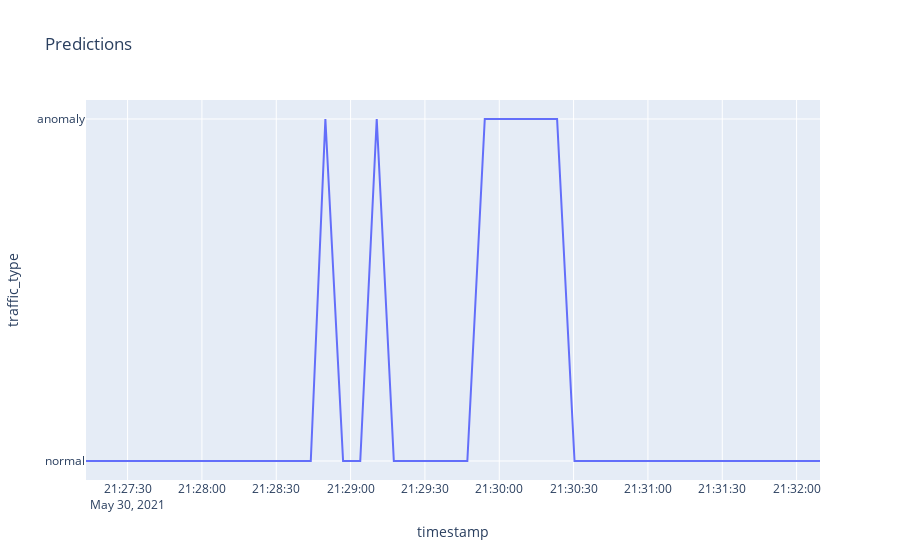
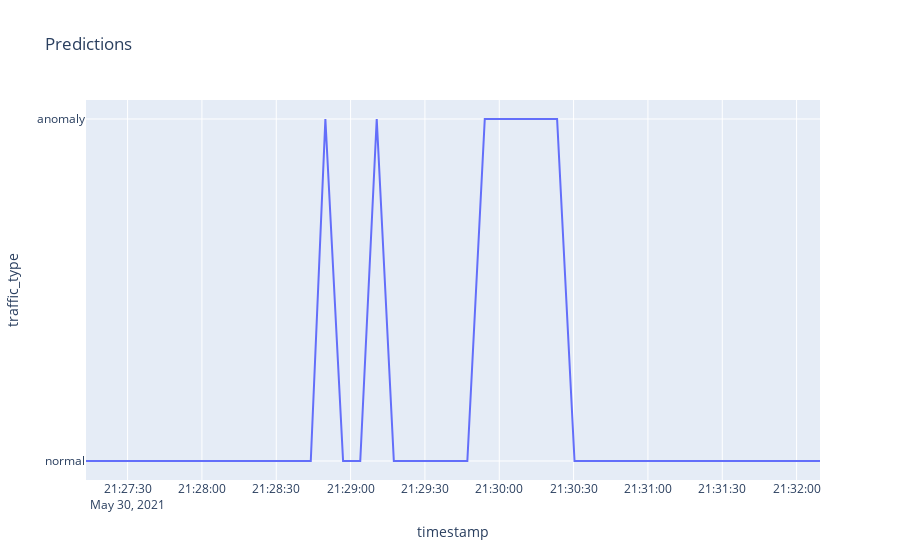
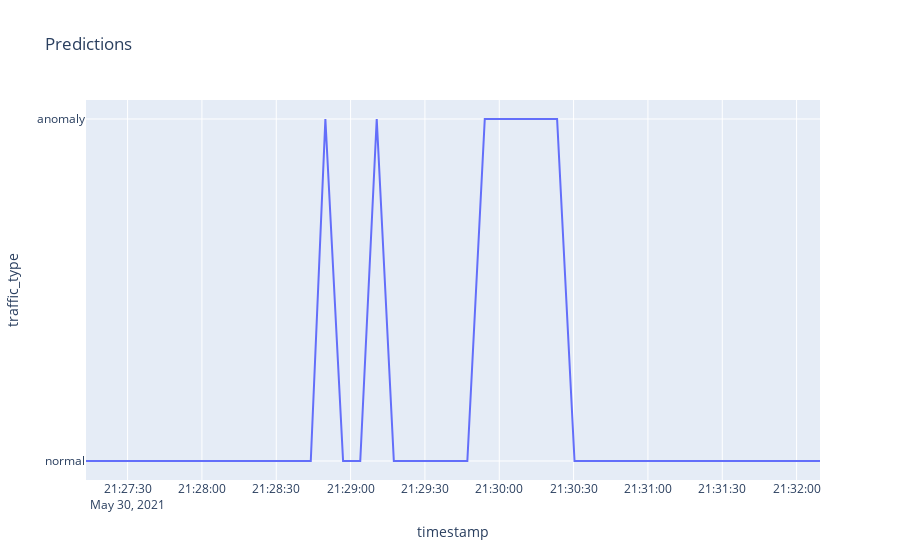
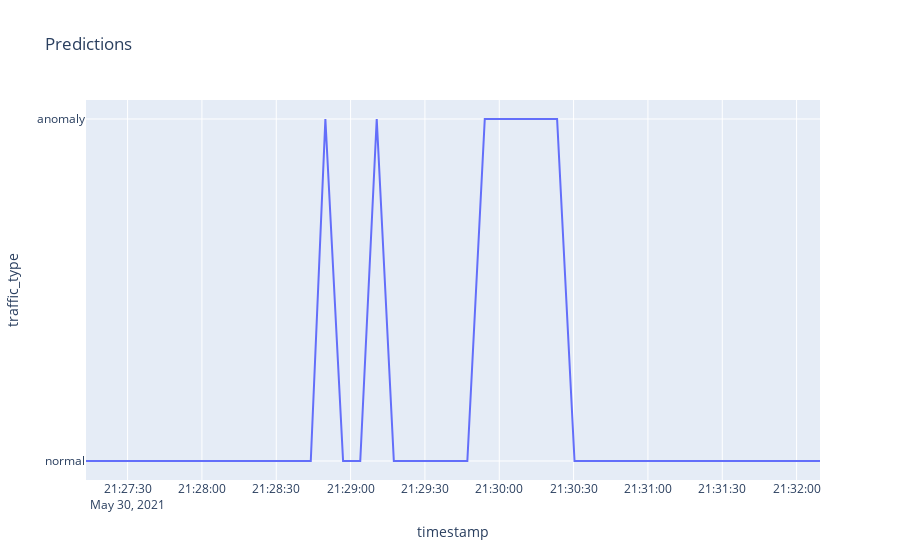

The notebook cell saved with these charts, in order:
### Code cell
import pandas as pd
import time
import plotly.express as px
#Load dataset
dataset1 = pd.read_csv("SVM/labelled.csv")
features = dataset1.columns.tolist()
features.remove('timestamp'), features.remove('traffic_type')
print(features)

#Import Random Forest Model
from sklearn.ensemble import RandomForestClassifier

clf = RandomForestClassifier(n_estimators=100)

#Train the model using the training sets
clf.fit(dataset1[features], dataset1['traffic_type'])
def periodic_work(interval):
    while True:
        #Predict for test dataset
        dataset2 = pd.read_csv("SVM/data.csv")
        pred = clf.predict(dataset2[features])
        dataset2['traffic_type'] = pred
        dataset2.to_csv('predicted_rf.csv')
        df = pd.read_csv('predicted_rf.csv')
        fig = px.line(df, x = 'timestamp', y = 'traffic_type', title = 'Predictions')
        fig.show()
        
        time.sleep(interval)


periodic_work(0.5)

### Figure 1 — Plotly figure (JSON) as saved in the notebook; plotly's stock layout.template omitted (floating-point values rounded to 4 significant figures)
{"data": [{"hovertemplate": "timestamp=%{x}<br>traffic_type=%{y}<extra></extra>", "legendgroup": "", "line": {"color": "#636efa", "dash": "solid"}, "mode": "lines", "name": "", "orientation": "v", "showlegend": false, "type": "scatter", "x": ["2021-05-30 21:27:13.218725", "2021-05-30 21:27:17.629372", "2021-05-30 21:27:22.168447", "2021-05-30 21:27:27.992574", "2021-05-30 21:27:34.816549", "2021-05-30 21:27:41.307710", "2021-05-30 21:27:48.566926", "2021-05-30 21:27:55.851850", "2021-05-30 21:28:01.423724", "2021-05-30 21:28:07.244659", "2021-05-30 21:28:12.925459", "2021-05-30 21:28:19.200327", "2021-05-30 21:28:25.087042", "2021-05-30 21:28:31.270736", "2021-05-30 21:28:38.128323", "2021-05-30 21:28:43.931746", "2021-05-30 21:28:49.825489", "2021-05-30 21:28:56.972796", "2021-05-30 21:29:03.900216", "2021-05-30 21:29:10.549158", "2021-05-30 21:29:17.453771", "2021-05-30 21:29:24.775220", "2021-05-30 21:29:34.162156", "2021-05-30 21:29:40.658474", "2021-05-30 21:29:47.117675", "2021-05-30 21:29:54.152883", "2021-05-30 21:30:00.369982", "2021-05-30 21:30:05.997116", "2021-05-30 21:30:11.515123", "2021-05-30 21:30:17.182617", "2021-05-30 21:30:23.343700", "2021-05-30 21:30:30.372758", "2021-05-30 21:30:36.399004", "2021-05-30 21:30:43.679237", "2021-05-30 21:30:49.697150", "2021-05-30 21:30:56.713608", "2021-05-30 21:31:03.292389", "2021-05-30 21:31:10.621579", "2021-05-30 21:31:16.544362", "2021-05-30 21:31:23.101397", "2021-05-30 21:31:30.220103", "2021-05-30 21:31:36.511705", "2021-05-30 21:31:41.079873", "2021-05-30 21:31:45.376142", "2021-05-30 21:31:50.113328", "2021-05-30 21:31:54.807172", "2021-05-30 21:31:59.667512", "2021-05-30 21:32:04.174250", "2021-05-30 21:32:09.443543"], "xaxis": "x", "y": ["normal", "normal", "normal", "normal", "normal", "normal", "normal", "normal", "normal", "normal", "normal", "normal", "normal", "normal", "normal", "normal", "anomaly", "normal", "normal", "anomaly", "normal", "normal", "normal", "normal", "normal", "anomaly", "anomaly", "anomaly", "anomaly", "anomaly", "anomaly", "normal", "normal", "normal", "normal", "normal", "normal", "normal", "normal", "normal", "normal", "normal", "normal", "normal", "normal", "normal", "normal", "normal", "normal"], "yaxis": "y"}], "layout": {"legend": {"tracegroupgap": 0}, "title": {"text": "Predictions"}, "xaxis": {"anchor": "y", "domain": [0, 1], "title": {"text": "timestamp"}}, "yaxis": {"anchor": "x", "domain": [0, 1], "title": {"text": "traffic_type"}}}}

### Figure 2 — Plotly figure (JSON) as saved in the notebook; plotly's stock layout.template omitted (floating-point values rounded to 4 significant figures)
{"data": [{"hovertemplate": "timestamp=%{x}<br>traffic_type=%{y}<extra></extra>", "legendgroup": "", "line": {"color": "#636efa", "dash": "solid"}, "mode": "lines", "name": "", "orientation": "v", "showlegend": false, "type": "scatter", "x": ["2021-05-30 21:27:13.218725", "2021-05-30 21:27:17.629372", "2021-05-30 21:27:22.168447", "2021-05-30 21:27:27.992574", "2021-05-30 21:27:34.816549", "2021-05-30 21:27:41.307710", "2021-05-30 21:27:48.566926", "2021-05-30 21:27:55.851850", "2021-05-30 21:28:01.423724", "2021-05-30 21:28:07.244659", "2021-05-30 21:28:12.925459", "2021-05-30 21:28:19.200327", "2021-05-30 21:28:25.087042", "2021-05-30 21:28:31.270736", "2021-05-30 21:28:38.128323", "2021-05-30 21:28:43.931746", "2021-05-30 21:28:49.825489", "2021-05-30 21:28:56.972796", "2021-05-30 21:29:03.900216", "2021-05-30 21:29:10.549158", "2021-05-30 21:29:17.453771", "2021-05-30 21:29:24.775220", "2021-05-30 21:29:34.162156", "2021-05-30 21:29:40.658474", "2021-05-30 21:29:47.117675", "2021-05-30 21:29:54.152883", "2021-05-30 21:30:00.369982", "2021-05-30 21:30:05.997116", "2021-05-30 21:30:11.515123", "2021-05-30 21:30:17.182617", "2021-05-30 21:30:23.343700", "2021-05-30 21:30:30.372758", "2021-05-30 21:30:36.399004", "2021-05-30 21:30:43.679237", "2021-05-30 21:30:49.697150", "2021-05-30 21:30:56.713608", "2021-05-30 21:31:03.292389", "2021-05-30 21:31:10.621579", "2021-05-30 21:31:16.544362", "2021-05-30 21:31:23.101397", "2021-05-30 21:31:30.220103", "2021-05-30 21:31:36.511705", "2021-05-30 21:31:41.079873", "2021-05-30 21:31:45.376142", "2021-05-30 21:31:50.113328", "2021-05-30 21:31:54.807172", "2021-05-30 21:31:59.667512", "2021-05-30 21:32:04.174250", "2021-05-30 21:32:09.443543"], "xaxis": "x", "y": ["normal", "normal", "normal", "normal", "normal", "normal", "normal", "normal", "normal", "normal", "normal", "normal", "normal", "normal", "normal", "normal", "anomaly", "normal", "normal", "anomaly", "normal", "normal", "normal", "normal", "normal", "anomaly", "anomaly", "anomaly", "anomaly", "anomaly", "anomaly", "normal", "normal", "normal", "normal", "normal", "normal", "normal", "normal", "normal", "normal", "normal", "normal", "normal", "normal", "normal", "normal", "normal", "normal"], "yaxis": "y"}], "layout": {"legend": {"tracegroupgap": 0}, "title": {"text": "Predictions"}, "xaxis": {"anchor": "y", "domain": [0, 1], "title": {"text": "timestamp"}}, "yaxis": {"anchor": "x", "domain": [0, 1], "title": {"text": "traffic_type"}}}}

### Figure 3 — Plotly figure (JSON) as saved in the notebook; plotly's stock layout.template omitted (floating-point values rounded to 4 significant figures)
{"data": [{"hovertemplate": "timestamp=%{x}<br>traffic_type=%{y}<extra></extra>", "legendgroup": "", "line": {"color": "#636efa", "dash": "solid"}, "mode": "lines", "name": "", "orientation": "v", "showlegend": false, "type": "scatter", "x": ["2021-05-30 21:27:13.218725", "2021-05-30 21:27:17.629372", "2021-05-30 21:27:22.168447", "2021-05-30 21:27:27.992574", "2021-05-30 21:27:34.816549", "2021-05-30 21:27:41.307710", "2021-05-30 21:27:48.566926", "2021-05-30 21:27:55.851850", "2021-05-30 21:28:01.423724", "2021-05-30 21:28:07.244659", "2021-05-30 21:28:12.925459", "2021-05-30 21:28:19.200327", "2021-05-30 21:28:25.087042", "2021-05-30 21:28:31.270736", "2021-05-30 21:28:38.128323", "2021-05-30 21:28:43.931746", "2021-05-30 21:28:49.825489", "2021-05-30 21:28:56.972796", "2021-05-30 21:29:03.900216", "2021-05-30 21:29:10.549158", "2021-05-30 21:29:17.453771", "2021-05-30 21:29:24.775220", "2021-05-30 21:29:34.162156", "2021-05-30 21:29:40.658474", "2021-05-30 21:29:47.117675", "2021-05-30 21:29:54.152883", "2021-05-30 21:30:00.369982", "2021-05-30 21:30:05.997116", "2021-05-30 21:30:11.515123", "2021-05-30 21:30:17.182617", "2021-05-30 21:30:23.343700", "2021-05-30 21:30:30.372758", "2021-05-30 21:30:36.399004", "2021-05-30 21:30:43.679237", "2021-05-30 21:30:49.697150", "2021-05-30 21:30:56.713608", "2021-05-30 21:31:03.292389", "2021-05-30 21:31:10.621579", "2021-05-30 21:31:16.544362", "2021-05-30 21:31:23.101397", "2021-05-30 21:31:30.220103", "2021-05-30 21:31:36.511705", "2021-05-30 21:31:41.079873", "2021-05-30 21:31:45.376142", "2021-05-30 21:31:50.113328", "2021-05-30 21:31:54.807172", "2021-05-30 21:31:59.667512", "2021-05-30 21:32:04.174250", "2021-05-30 21:32:09.443543"], "xaxis": "x", "y": ["normal", "normal", "normal", "normal", "normal", "normal", "normal", "normal", "normal", "normal", "normal", "normal", "normal", "normal", "normal", "normal", "anomaly", "normal", "normal", "anomaly", "normal", "normal", "normal", "normal", "normal", "anomaly", "anomaly", "anomaly", "anomaly", "anomaly", "anomaly", "normal", "normal", "normal", "normal", "normal", "normal", "normal", "normal", "normal", "normal", "normal", "normal", "normal", "normal", "normal", "normal", "normal", "normal"], "yaxis": "y"}], "layout": {"legend": {"tracegroupgap": 0}, "title": {"text": "Predictions"}, "xaxis": {"anchor": "y", "domain": [0, 1], "title": {"text": "timestamp"}}, "yaxis": {"anchor": "x", "domain": [0, 1], "title": {"text": "traffic_type"}}}}

### Figure 4 — Plotly figure (JSON) as saved in the notebook; plotly's stock layout.template omitted (floating-point values rounded to 4 significant figures)
{"data": [{"hovertemplate": "timestamp=%{x}<br>traffic_type=%{y}<extra></extra>", "legendgroup": "", "line": {"color": "#636efa", "dash": "solid"}, "mode": "lines", "name": "", "orientation": "v", "showlegend": false, "type": "scatter", "x": ["2021-05-30 21:27:13.218725", "2021-05-30 21:27:17.629372", "2021-05-30 21:27:22.168447", "2021-05-30 21:27:27.992574", "2021-05-30 21:27:34.816549", "2021-05-30 21:27:41.307710", "2021-05-30 21:27:48.566926", "2021-05-30 21:27:55.851850", "2021-05-30 21:28:01.423724", "2021-05-30 21:28:07.244659", "2021-05-30 21:28:12.925459", "2021-05-30 21:28:19.200327", "2021-05-30 21:28:25.087042", "2021-05-30 21:28:31.270736", "2021-05-30 21:28:38.128323", "2021-05-30 21:28:43.931746", "2021-05-30 21:28:49.825489", "2021-05-30 21:28:56.972796", "2021-05-30 21:29:03.900216", "2021-05-30 21:29:10.549158", "2021-05-30 21:29:17.453771", "2021-05-30 21:29:24.775220", "2021-05-30 21:29:34.162156", "2021-05-30 21:29:40.658474", "2021-05-30 21:29:47.117675", "2021-05-30 21:29:54.152883", "2021-05-30 21:30:00.369982", "2021-05-30 21:30:05.997116", "2021-05-30 21:30:11.515123", "2021-05-30 21:30:17.182617", "2021-05-30 21:30:23.343700", "2021-05-30 21:30:30.372758", "2021-05-30 21:30:36.399004", "2021-05-30 21:30:43.679237", "2021-05-30 21:30:49.697150", "2021-05-30 21:30:56.713608", "2021-05-30 21:31:03.292389", "2021-05-30 21:31:10.621579", "2021-05-30 21:31:16.544362", "2021-05-30 21:31:23.101397", "2021-05-30 21:31:30.220103", "2021-05-30 21:31:36.511705", "2021-05-30 21:31:41.079873", "2021-05-30 21:31:45.376142", "2021-05-30 21:31:50.113328", "2021-05-30 21:31:54.807172", "2021-05-30 21:31:59.667512", "2021-05-30 21:32:04.174250", "2021-05-30 21:32:09.443543"], "xaxis": "x", "y": ["normal", "normal", "normal", "normal", "normal", "normal", "normal", "normal", "normal", "normal", "normal", "normal", "normal", "normal", "normal", "normal", "anomaly", "normal", "normal", "anomaly", "normal", "normal", "normal", "normal", "normal", "anomaly", "anomaly", "anomaly", "anomaly", "anomaly", "anomaly", "normal", "normal", "normal", "normal", "normal", "normal", "normal", "normal", "normal", "normal", "normal", "normal", "normal", "normal", "normal", "normal", "normal", "normal"], "yaxis": "y"}], "layout": {"legend": {"tracegroupgap": 0}, "title": {"text": "Predictions"}, "xaxis": {"anchor": "y", "domain": [0, 1], "title": {"text": "timestamp"}}, "yaxis": {"anchor": "x", "domain": [0, 1], "title": {"text": "traffic_type"}}}}
